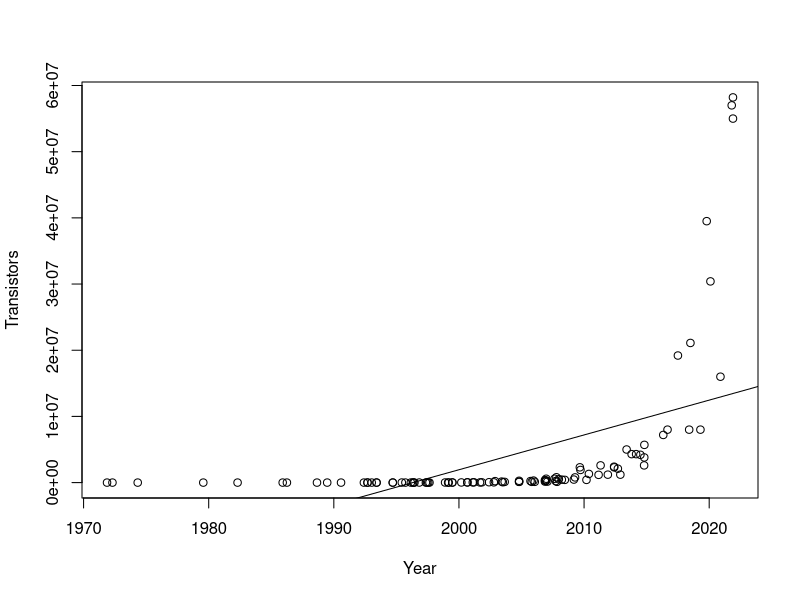
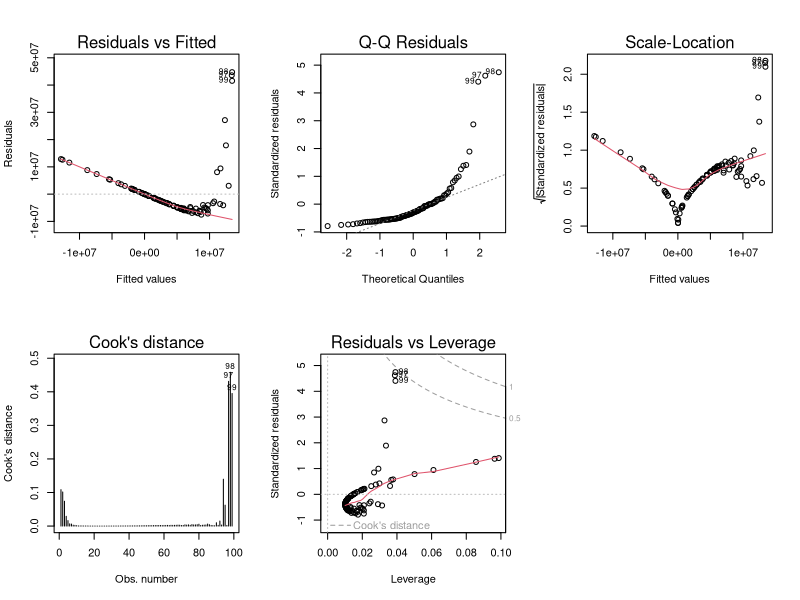
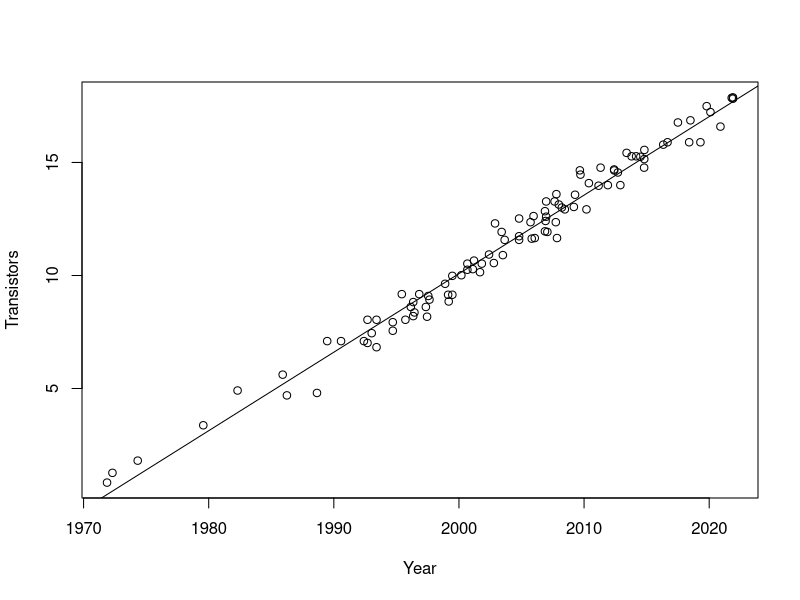
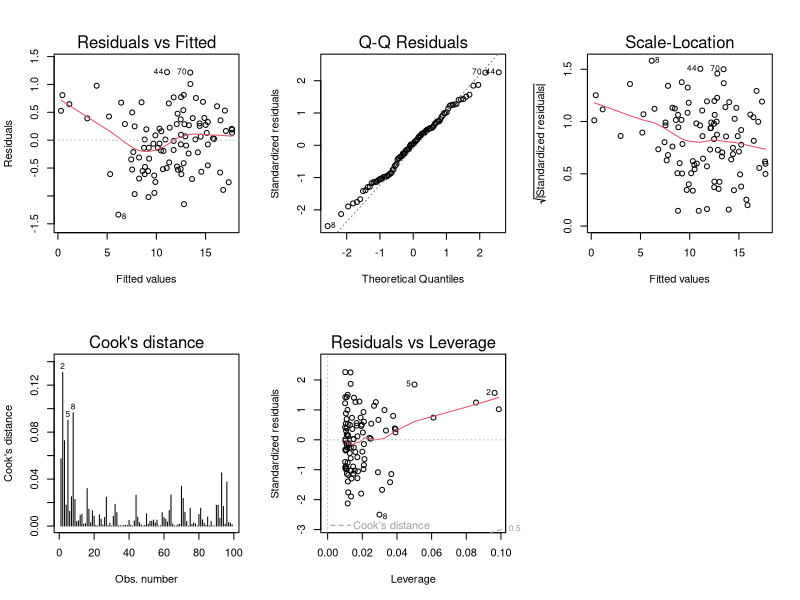

These figures' R source, in order:
# Exercise session 4, exercise 6

moore <- read.csv("moore.csv", comment.char="#")
par(mfrow = c(1, 1))
plot(moore)

n <- nrow(moore)
p <- ncol(moore)
cooks.cutoff <- qf(0.5, p, n - p, lower.tail = FALSE) # MPV p. 215

# Simple linear model
moore.model <- lm(Transistors ~ Year, data=moore)
summary(moore.model)
abline(moore.model)

par(mfrow = c(2, 3))
plot(moore.model, which=1:5)

### The extremal observations appear to be outliers

# Log transformation
moore$Transistors <- log(moore$Transistors)
moore.model <- lm(Transistors ~ Year, data=moore)
summary(moore.model)
par(mfrow = c(1, 1))
plot(moore)
abline(moore.model)

par(mfrow = c(2, 3))
plot(moore.model, which=1:5)

### The candidates for outliers are 2, 8, 44, 70.
